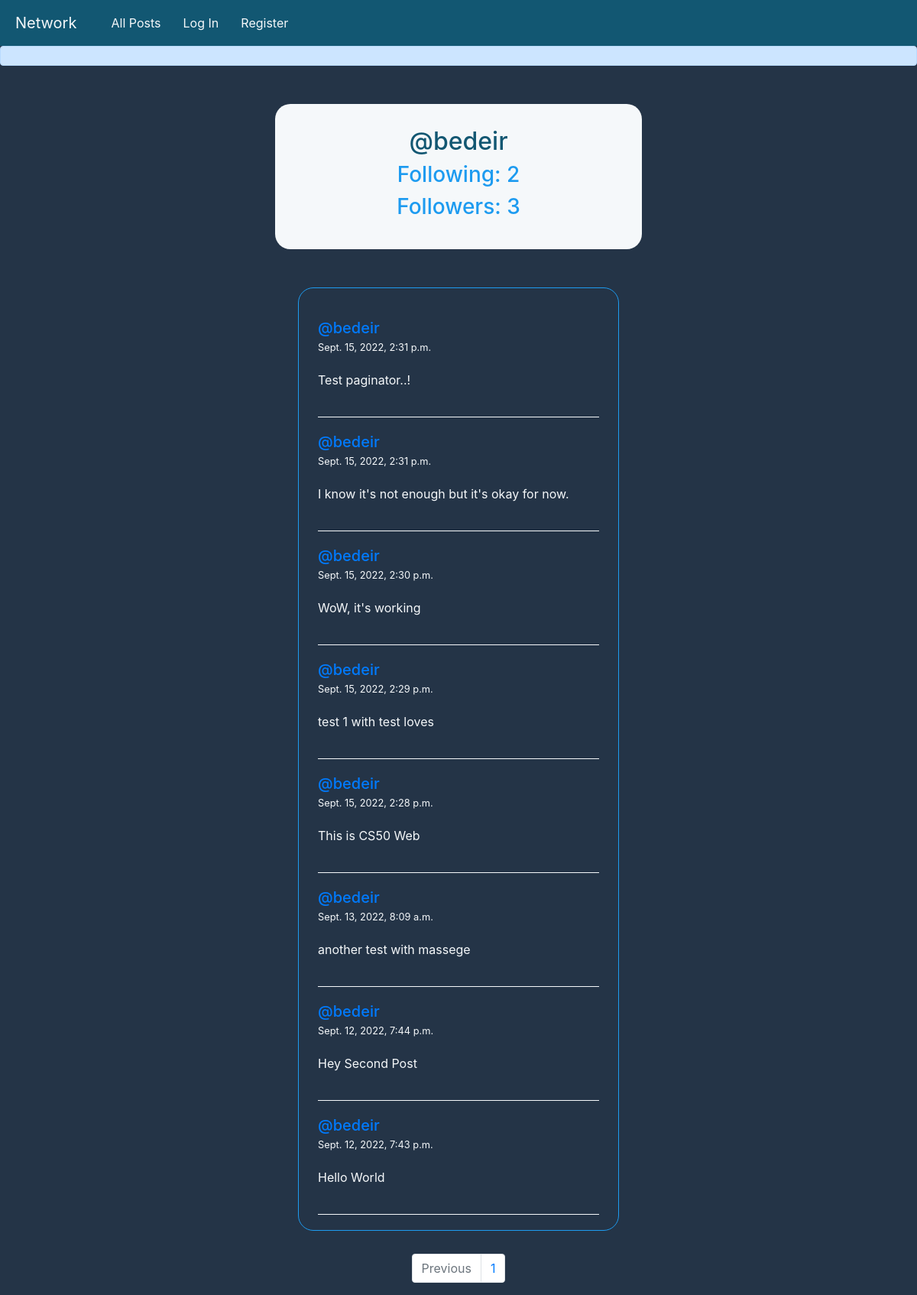
Screenshot of /profile/bedeir with the database file from the repository.
### network/models.py (models this page shows, shortened)
class User(AbstractUser):
    following = models.ManyToManyField('User', related_name='followers')

class Post(models.Model):
    owner = models.ForeignKey(User, on_delete=models.CASCADE, related_name='posts')
    content = models.TextField()
    created = models.DateTimeField(auto_now_add=True)
    lovers = models.ManyToManyField(User, related_name='lovers')
    class Meta:
        ordering = ['-created']

### network/views.py (the view)
# urls.py: path('profile/<str:username>', views.getProfile, name="getProfile"),
def getProfile(request, username):
    try:
        profile = User.objects.get(username = username)
    except:
        return render(request, 'network/404.html', {
            "message": "No user with this username"
        })
    allPostsThisUser = profile.posts.all()
    paginator = Paginator(allPostsThisUser, 10)
    pageNumber = request.GET.get('page')
    onePagePosts = paginator.get_page(pageNumber)
    return render(request, 'network/profile.html', {
        "userprofile": profile,
        "following": profile.following,
        "followers": profile.followers,
        "allPosts": onePagePosts,
        'pageNumRange': range(onePagePosts.paginator.num_pages)
    })

### network/templates/network/profile.html (shortened to what this page needs)
{% extends "network/layout.html" %}
{% block body %}
  <div class="user-profile">
    <h2 style="color: var(--text-color);">@{{ userprofile.username }}</h2>
    <h3>Following: {{ following.count }}</h3>
    <h3>Followers: {{ followers.count }}</h3>
  </div>
  <div class="all-posts">
    {% for post in allPosts %}
      <div class="post">
        <div class="header-post">
          <a href="{% url 'getProfile' post.owner.username%}">
            <h5>@{{ post.owner.username }}</h5>
          </a>
          <small>{{ post.created }}</small>
        </div>
        <p>{{ post.content }}</p>
      </div>
    {% empty %}
      <h2>Currently No posts..!</h2>
    {% endfor %}
  </div>
  <nav aria-label="Page navigation example">
    <ul class="pagination justify-content-center">
      {% if posts.has_previous %}
        <li class="page-item">
          <a class="page-link" href="?page={{ posts.previous_page_number }}" tabindex="-1" aria-disabled="false">Previous</a>
        </li>
      {% else %}
        <li class="page-item disabled">
          <a class="page-link" href="#" tabindex="-1" aria-disabled="true">Previous</a>
        </li>
      {% endif %}
      {% for i in pageNumRange %}
        <li class="page-item"><a class="page-link" href="?page={{ i|add:1 }}">{{ i|add:1 }}</a></li>
      {% endfor %}
    </ul>
  </nav>
{% endblock body %}

### network/templates/network/layout.html (shortened to what this page needs)
{% load static %}
<!DOCTYPE html>
<html lang="en">
    <head>
        <link rel="stylesheet" href="https://stackpath.bootstrapcdn.com/bootstrap/4.4.1/css/bootstrap.min.css">
        <link href="{% static 'network/styles.css' %}" rel="stylesheet">
    </head>
    <body>
        <nav class="nav-content">
            <a class="navbar-brand" href="{% url 'index' %}">Network</a>
            <div>
              <ul class="navbar-nav mr-auto">
                <li class="nav-item">
                  <a class="nav-link" href="{% url 'index' %}">All Posts</a>
                </li>
                {% if user.is_authenticated %}
                    <li class="nav-item">
                        <a class="nav-link" href="{% url 'followingPosts'%}">Following</a>
                    </li>
                    <li class="nav-item">
                        <a class="nav-link" href="{% url 'logout' %}">Log Out</a>
                    </li>
                {% else %}
                    <li class="nav-item">
                        <a class="nav-link" href="{% url 'login' %}">Log In</a>
                    </li>
                    <li class="nav-item">
                        <a class="nav-link" href="{% url 'register' %}">Register</a>
                    </li>
                {% endif %}
              </ul>
            </div>
          </nav>
          <div class="alert alert-primary" role="alert">
          </div>
        <div class="body">
            {% block body %}
            {% endblock %}
        </div>
    </body>
</html>

### network/static/network/styles.css (style rules this page uses)
:root { --base-color: rgb(29, 155, 240); --text-color: #125772; --second-color: #657786; --light: #f5f8fa; --body-color: #243447; }
html { scroll-behavior: smooth; }
* { padding: 0; margin: 0; box-sizing: border-box; }
.nav-content { display: flex; align-items: center; padding: 10px 20px; background-color: var(--text-color); }
.nav-content div { width: 25%; }
.nav-content ul { display: flex; flex-direction: row; justify-content: space-evenly; }
.nav-content a { color: var(--light); }
body { background-color: var(--body-color); }
.all-posts { width: 35%; margin: 30px auto; border: 1px solid var(--base-color); padding: 20px 25px; border-radius: 20px; }
.post { color: var(--light); border-bottom: 1px solid var(--light); padding: 20px 0; }
h5 { margin: 0; }
.header-post { margin-bottom: 20px; }
.user-profile { background-color: var(--light); width: 40%; margin: 50px auto; text-align: center; color: var(--base-color); border-radius: 20px; padding: 30px; }
.alert { transition: 0.5; }
h2, .register-message { color: var(--light); }

### rows the page displays
User: username "bedeir"
Post: owner.username "bedeir", created "Sept. 15, 2022, 2:31 p.m.", content "Test paginator..!"
Post: owner.username "bedeir", created "Sept. 15, 2022, 2:31 p.m.", content "I know it's not enough but it's okay for now."
Post: owner.username "bedeir", created "Sept. 15, 2022, 2:30 p.m.", content "WoW, it's working"
Post: owner.username "bedeir", created "Sept. 15, 2022, 2:29 p.m.", content "test 1 with test loves"
Post: owner.username "bedeir", created "Sept. 15, 2022, 2:28 p.m.", content "This is CS50 Web"
Post: owner.username "bedeir", created "Sept. 13, 2022, 8:09 a.m.", content "another test with massege"
Post: owner.username "bedeir", created "Sept. 12, 2022, 7:44 p.m.", content "Hey Second Post"
Post: owner.username "bedeir", created "Sept. 12, 2022, 7:43 p.m.", content "Hello World"

### other values shown
{{ following.count }} "2"
{{ followers.count }} "3"
{{ i|add:1 }} "1"
